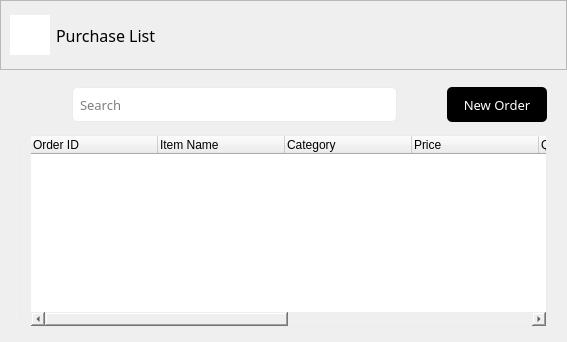
            <widget class="QWidget" name="page_2">
             <layout class="QGridLayout" name="gridLayout_37">
              <property name="leftMargin">
               <number>0</number>
              </property>
              <property name="topMargin">
               <number>0</number>
              </property>
              <property name="rightMargin">
               <number>0</number>
              </property>
              <property name="bottomMargin">
               <number>0</number>
              </property>
              <property name="spacing">
               <number>0</number>
              </property>
              <item row="0" column="0">
               <widget class="QWidget" name="content_2" native="true">
                <property name="sizePolicy">
                 <sizepolicy hsizetype="Expanding" vsizetype="Expanding">
                  <horstretch>0</horstretch>
                  <verstretch>0</verstretch>
                 </sizepolicy>
                </property>
                <layout class="QGridLayout" name="gridLayout_39">
                 <property name="leftMargin">
                  <number>0</number>
                 </property>
                 <property name="topMargin">
                  <number>0</number>
                 </property>
                 <property name="rightMargin">
                  <number>0</number>
                 </property>
                 <property name="bottomMargin">
                  <number>0</number>
                 </property>
                 <property name="spacing">
                  <number>0</number>
                 </property>
                 <item row="0" column="0">
                  <widget class="QFrame" name="top_content_frame_2">
                   <property name="minimumSize">
                    <size>
                     <width>0</width>
                     <height>70</height>
                    </size>
                   </property>
                   <property name="styleSheet">
                    <string notr="true">QFrame #top_content_frame_2 {
border-top: 1px solid #ebebea;
border-bottom: 1px solid #ebebea;
}</string>
                   </property>
                   <property name="frameShape">
                    <enum>QFrame::StyledPanel</enum>
                   </property>
                   <property name="frameShadow">
                    <enum>QFrame::Raised</enum>
                   </property>
                   <layout class="QGridLayout" name="gridLayout_77">
                    <item row="0" column="0">
                     <widget class="QPushButton" name="inventory_icon_7">
                      <property name="sizePolicy">
                       <sizepolicy hsizetype="Fixed" vsizetype="Fixed">
                        <horstretch>0</horstretch>
                        <verstretch>0</verstretch>
                       </sizepolicy>
                      </property>
                      <property name="minimumSize">
                       <size>
                        <width>40</width>
                        <height>40</height>
                       </size>
                      </property>
                      <property name="maximumSize">
                       <size>
                        <width>40</width>
                        <height>40</height>
                       </size>
                      </property>
                      <property name="styleSheet">
                       <string notr="true">QPushButton {
	color: rgb(55, 50, 52);
	background-color: rgb(255, 255, 255);
	border: none;
}

</string>
                      </property>
                      <property name="text">
                       <string/>
                      </property>
                      <property name="icon">
                       <iconset resource="Icons/icons.qrc">
                        <normaloff>:/icons/cart3.svg</normaloff>:/icons/cart3.svg</iconset>
                      </property>
                      <property name="iconSize">
                       <size>
                        <width>20</width>
                        <height>20</height>
                       </size>
                      </property>
                     </widget>
                    </item>
                    <item row="0" column="1">
                     <widget class="QLabel" name="label_16">
                      <property name="font">
                       <font>
                        <family>Satoshi Medium</family>
                        <pointsize>12</pointsize>
                        <bold>false</bold>
                       </font>
                      </property>
                      <property name="text">
                       <string>Purchase List</string>
                      </property>
                     </widget>
                    </item>
                   </layout>
                  </widget>
                 </item>
                 <item row="1" column="0">
                  <widget class="QFrame" name="content_frame_2">
                   <property name="sizePolicy">
                    <sizepolicy hsizetype="Expanding" vsizetype="Expanding">
                     <horstretch>0</horstretch>
                     <verstretch>0</verstretch>
                    </sizepolicy>
                   </property>
                   <property name="styleSheet">
                    <string notr="true">border-radius: 15px;</string>
                   </property>
                   <property name="frameShape">
                    <enum>QFrame::StyledPanel</enum>
                   </property>
                   <property name="frameShadow">
                    <enum>QFrame::Raised</enum>
                   </property>
                   <layout class="QGridLayout" name="gridLayout_43">
                    <property name="leftMargin">
                     <number>10</number>
                    </property>
                    <property name="topMargin">
                     <number>10</number>
                    </property>
                    <property name="rightMargin">
                     <number>10</number>
                    </property>
                    <property name="bottomMargin">
                     <number>10</number>
                    </property>
                    <property name="spacing">
                     <number>0</number>
                    </property>
                    <item row="1" column="0">
                     <widget class="QFrame" name="bottom_frame_2">
                      <property name="frameShape">
                       <enum>QFrame::StyledPanel</enum>
                      </property>
                      <property name="frameShadow">
                       <enum>QFrame::Raised</enum>
                      </property>
                      <layout class="QGridLayout" name="gridLayout_8">
                       <property name="leftMargin">
                        <number>10</number>
                       </property>
                       <property name="topMargin">
                        <number>5</number>
                       </property>
                       <property name="rightMargin">
                        <number>10</number>
                       </property>
                       <property name="bottomMargin">
                        <number>5</number>
                       </property>
                       <property name="spacing">
                        <number>0</number>
                       </property>
                       <item row="0" column="0">
                        <widget class="QTableWidget" name="tableWidget_2">
                         <property name="enabled">
                          <bool>true</bool>
                         </property>
                         <property name="minimumSize">
                          <size>
                           <width>0</width>
                           <height>0</height>
                          </size>
                         </property>
                         <property name="font">
                          <font>
                           <family>Satoshi</family>
                           <pointsize>10</pointsize>
                          </font>
                         </property>
                         <property name="focusPolicy">
                          <enum>Qt::TabFocus</enum>
                         </property>
                         <property name="contextMenuPolicy">
                          <enum>Qt::DefaultContextMenu</enum>
                         </property>
                         <property name="styleSheet">
                          <string notr="true">QTableWidget#tableWidget_2 QHeaderView::section {
	background-color: transparent;
	border: none;
	border-bottom:1px solid #ebebea;
	font-family: Satoshi;
	font-size: 13px;
	height:40px;
}
QTableWidget#tableWidget_2 {
	border: 1px solid #ebebea;
	padding-left: 10px;
}
QTableWidget#tableWidget_2::item {
	font-size: 13px;
	color:#7C7C87 ;
}

</string>
                         </property>
                         <property name="frameShape">
                          <enum>QFrame::NoFrame</enum>
                         </property>
                         <property name="frameShadow">
                          <enum>QFrame::Plain</enum>
                         </property>
                         <property name="lineWidth">
                          <number>0</number>
                         </property>
                         <property name="sizeAdjustPolicy">
                          <enum>QAbstractScrollArea::AdjustIgnored</enum>
                         </property>
                         <property name="editTriggers">
                          <set>QAbstractItemView::NoEditTriggers</set>
                         </property>
                         <property name="showDropIndicator" stdset="0">
                          <bool>false</bool>
                         </property>
                         <property name="dragDropOverwriteMode">
                          <bool>false</bool>
                         </property>
                         <property name="alternatingRowColors">
                          <bool>false</bool>
                         </property>
                         <property name="selectionMode">
                          <enum>QAbstractItemView::NoSelection</enum>
                         </property>
                         <property name="selectionBehavior">
                          <enum>QAbstractItemView::SelectRows</enum>
                         </property>
                         <property name="showGrid">
                          <bool>false</bool>
                         </property>
                         <property name="gridStyle">
                          <enum>Qt::NoPen</enum>
                         </property>
                         <property name="sortingEnabled">
                          <bool>false</bool>
                         </property>
                         <property name="wordWrap">
                          <bool>false</bool>
                         </property>
                         <property name="cornerButtonEnabled">
                          <bool>false</bool>
                         </property>
                         <property name="rowCount">
                          <number>0</number>
                         </property>
                         <property name="columnCount">
                          <number>8</number>
                         </property>
                         <attribute name="horizontalHeaderCascadingSectionResizes">
                          <bool>false</bool>
                         </attribute>
                         <attribute name="horizontalHeaderDefaultSectionSize">
                          <number>127</number>
                         </attribute>
                         <attribute name="horizontalHeaderHighlightSections">
                          <bool>false</bool>
                         </attribute>
                         <attribute name="verticalHeaderVisible">
                          <bool>false</bool>
                         </attribute>
                         <attribute name="verticalHeaderCascadingSectionResizes">
                          <bool>false</bool>
                         </attribute>
                         <attribute name="verticalHeaderHighlightSections">
                          <bool>false</bool>
                         </attribute>
                         <attribute name="verticalHeaderShowSortIndicator" stdset="0">
                          <bool>false</bool>
                         </attribute>
                         <attribute name="verticalHeaderStretchLastSection">
                          <bool>false</bool>
                         </attribute>
                         <column>
                          <property name="text">
                           <string>Order ID</string>
                          </property>
                          <property name="textAlignment">
                           <set>AlignLeading|AlignVCenter</set>
                          </property>
                         </column>
                         <column>
                          <property name="text">
                           <string>Item Name</string>
                          </property>
                          <property name="textAlignment">
                           <set>AlignLeading|AlignVCenter</set>
                          </property>
                         </column>
                         <column>
                          <property name="text">
                           <string>Category</string>
                          </property>
                          <property name="textAlignment">
                           <set>AlignLeading|AlignVCenter</set>
                          </property>
                         </column>
                         <column>
                          <property name="text">
                           <string>Price</string>
                          </property>
                          <property name="textAlignment">
                           <set>AlignLeading|AlignVCenter</set>
                          </property>
                         </column>
                         <column>
                          <property name="text">
                           <string>Quantity</string>
                          </property>
                          <property name="textAlignment">
                           <set>AlignLeading|AlignVCenter</set>
                          </property>
                         </column>
                         <column>
                          <property name="text">
                           <string>Discount</string>
                          </property>
                          <property name="textAlignment">
                           <set>AlignLeading|AlignVCenter</set>
                          </property>
                         </column>
                         <column>
                          <property name="text">
                           <string>Total</string>
                          </property>
                          <property name="textAlignment">
                           <set>AlignLeading|AlignVCenter</set>
                          </property>
                         </column>
                         <column>
                          <property name="text">
                           <string>Purchase Date</string>
                          </property>
                          <property name="textAlignment">
                           <set>AlignLeading|AlignVCenter</set>
                          </property>
                         </column>
                        </widget>
                       </item>
                      </layout>
                     </widget>
                    </item>
                    <item row="0" column="0">
                     <widget class="QFrame" name="middle_frame_2">
                      <property name="sizePolicy">
                       <sizepolicy hsizetype="Expanding" vsizetype="Expanding">
                        <horstretch>0</horstretch>
                        <verstretch>0</verstretch>
                       </sizepolicy>
                      </property>
                      <property name="minimumSize">
                       <size>
                        <width>0</width>
                        <height>50</height>
                       </size>
                      </property>
                      <property name="maximumSize">
                       <size>
                        <width>16777215</width>
                        <height>50</height>
                       </size>
                      </property>
                      <property name="frameShape">
                       <enum>QFrame::StyledPanel</enum>
                      </property>
                      <property name="frameShadow">
                       <enum>QFrame::Raised</enum>
                      </property>
                      <layout class="QGridLayout" name="gridLayout_71">
                       <property name="leftMargin">
                        <number>10</number>
                       </property>
                       <property name="topMargin">
                        <number>5</number>
                       </property>
                       <property name="rightMargin">
                        <number>0</number>
                       </property>
                       <property name="bottomMargin">
                        <number>5</number>
                       </property>
                       <property name="spacing">
                        <number>0</number>
                       </property>
                       <item row="0" column="0">
                        <widget class="QFrame" name="frame_24">
                         <property name="sizePolicy">
                          <sizepolicy hsizetype="Expanding" vsizetype="Expanding">
                           <horstretch>0</horstretch>
                           <verstretch>0</verstretch>
                          </sizepolicy>
                         </property>
                         <property name="maximumSize">
                          <size>
                           <width>16777215</width>
                           <height>16777215</height>
                          </size>
                         </property>
                         <property name="frameShape">
                          <enum>QFrame::StyledPanel</enum>
                         </property>
                         <property name="frameShadow">
                          <enum>QFrame::Raised</enum>
                         </property>
                         <layout class="QGridLayout" name="gridLayout_70">
                          <property name="leftMargin">
                           <number>10</number>
                          </property>
                          <property name="topMargin">
                           <number>0</number>
                          </property>
                          <property name="rightMargin">
                           <number>10</number>
                          </property>
                          <property name="bottomMargin">
                           <number>0</number>
                          </property>
                          <property name="horizontalSpacing">
                           <number>10</number>
                          </property>
                          <property name="verticalSpacing">
                           <number>0</number>
                          </property>
                          <item row="0" column="0">
                           <widget class="QPushButton" name="pushButton_4">
                            <property name="styleSheet">
                             <string notr="true">border: none;</string>
                            </property>
                            <property name="text">
                             <string/>
                            </property>
                            <property name="icon">
                             <iconset resource="Icons/icons.qrc">
                              <normaloff>:/icons/search-svgrepo-com.svg</normaloff>:/icons/search-svgrepo-com.svg</iconset>
                            </property>
                            <property name="iconSize">
                             <size>
                              <width>20</width>
                              <height>20</height>
                             </size>
                            </property>
                           </widget>
                          </item>
                          <item row="0" column="1">
                           <widget class="QLineEdit" name="search_lineEdit_2">
                            <property name="sizePolicy">
                             <sizepolicy hsizetype="Expanding" vsizetype="Expanding">
                              <horstretch>0</horstretch>
                              <verstretch>0</verstretch>
                             </sizepolicy>
                            </property>
                            <property name="minimumSize">
                             <size>
                              <width>325</width>
                              <height>35</height>
                             </size>
                            </property>
                            <property name="maximumSize">
                             <size>
                              <width>325</width>
                              <height>35</height>
                             </size>
                            </property>
                            <property name="font">
                             <font>
                              <family>Satoshi</family>
                              <pointsize>10</pointsize>
                             </font>
                            </property>
                            <property name="styleSheet">
                             <string notr="true">background-color: #ffffff;
border-radius: 5px;
padding-left: 5px;
border:1px solid #ebebea;</string>
                            </property>
                            <property name="placeholderText">
                             <string>Search</string>
                            </property>
                            <property name="clearButtonEnabled">
                             <bool>false</bool>
                            </property>
                           </widget>
                          </item>
                          <item row="0" column="4">
                           <widget class="QPushButton" name="openOrderDialog_btn">
                            <property name="minimumSize">
                             <size>
                              <width>100</width>
                              <height>35</height>
                             </size>
                            </property>
                            <property name="maximumSize">
                             <size>
                              <width>100</width>
                              <height>40</height>
                             </size>
                            </property>
                            <property name="font">
                             <font>
                              <family>Satoshi Medium</family>
                              <pointsize>10</pointsize>
                             </font>
                            </property>
                            <property name="styleSheet">
                             <string notr="true">QPushButton {
background-color: rgb(0, 0, 0);
border-radius: 5px;
color: white;
}
QPushButton:hover {
background-color: #191919;
border-radius: 5px;
color: white;
}</string>
                            </property>
                            <property name="text">
                             <string>New Order</string>
                            </property>
                           </widget>
                          </item>
                          <item row="0" column="3">
                           <spacer name="horizontalSpacer_2">
                            <property name="orientation">
                             <enum>Qt::Horizontal</enum>
                            </property>
                            <property name="sizeHint" stdset="0">
                             <size>
                              <width>40</width>
                              <height>20</height>
                             </size>
                            </property>
                           </spacer>
                          </item>
                         </layout>
                        </widget>
                       </item>
                      </layout>
                     </widget>
                    </item>
                   </layout>
                  </widget>
                 </item>
                </layout>
               </widget>
              </item>
             </layout>
            </widget>
